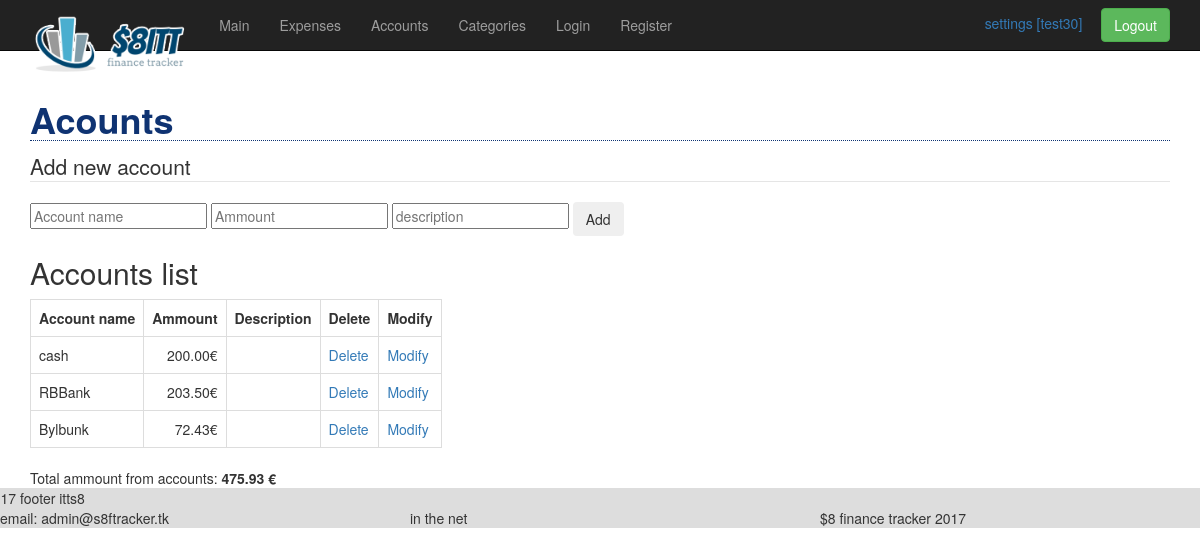
The page /view/accounts.php (signed in) on the database as committed earlier.
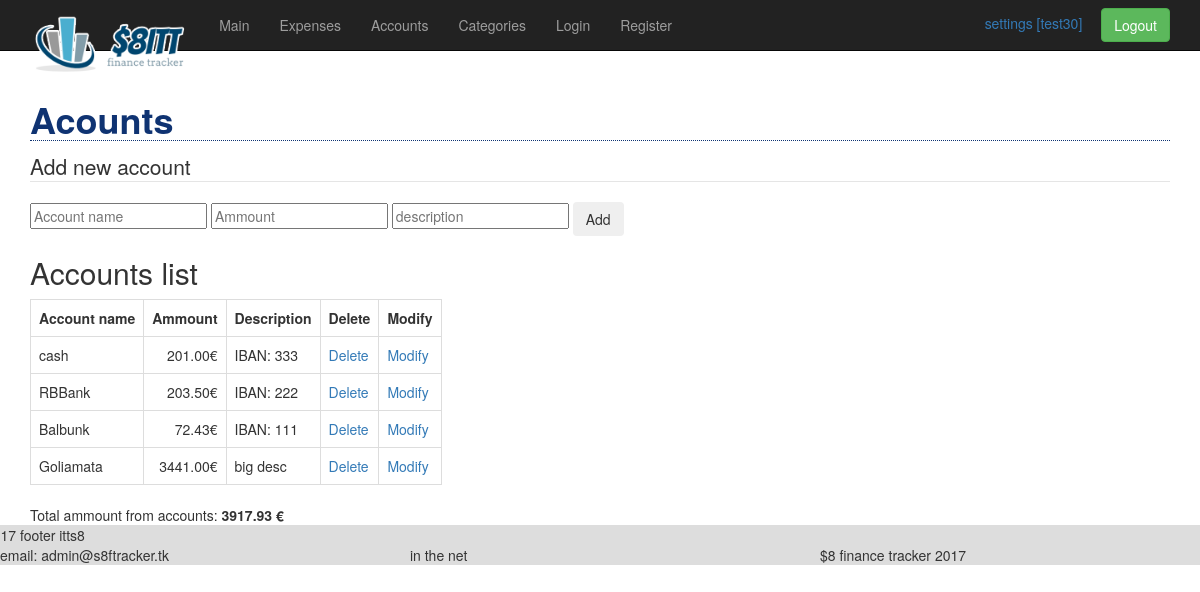
The same page on the database as committed later.
### tables this page shows
CREATE TABLE `accounts` (
  `account_id` int(11) NOT NULL AUTO_INCREMENT,
  `account_name` varchar(45) NOT NULL,
  `ammount` double NOT NULL,
  `owner_id` int(11) NOT NULL,
  `currency` varchar(3) NOT NULL,
  `account_desc` varchar(45) NOT NULL DEFAULT 'IBAN:',
  PRIMARY KEY (`account_id`),
  KEY `fk_owner_id_idx` (`owner_id`),
  CONSTRAINT `fk_owner_id` FOREIGN KEY (`owner_id`) REFERENCES `users` (`user_id`) ON DELETE NO ACTION ON UPDATE NO ACTION
);

### model/DBManager.php (called while the page is built, shortened)
<?php
class DBManager
{
    private static $instance;
    private $pdo;
    private function __construct(){
        try{
            $this->pdo = new \PDO("mysql:host=".self::DB_IP.";dbname=".self::DB_NAME, self::DB_USER, self::DB_PASS);
            $this->pdo->setAttribute(\PDO::ATTR_ERRMODE, \PDO::ERRMODE_EXCEPTION);
            $this->pdo->query("USE " . self::DB_NAME);
        }
        catch (\PDOException $e){
            echo "PDO Problem. ERR: " . $e->getMessage();
        }
    }
    public static function getInstance(){
        if(self::$instance === null){
            self::$instance = new DBManager();
        }
        return self::$instance;
    }
    public function getConnection(){
        return $this->pdo;
    }
}

### model/dao/AccountDao.php (called while the page is built, shortened)
<?php
class AccountDao
{
    private static $instance;
    private $pdo;
    private function __construct()    {
        $this->pdo = DBManager::getInstance()->getConnection();
    }
    public static function getAInstance(){
        if(self::$instance === null){
            self::$instance = new AccountDao();
        }
        return self::$instance;
    }
    public function getUserAcountsList(Accounts $a) {
        try {
            $stm = $this->pdo->prepare(self::GET_USER_ACCOUNTS);
            $stm->execute(array($a->getOwnerId()));
            $result = $stm->fetchAll(\PDO::FETCH_ASSOC);
            return $result;
        }
        catch (\PDOException $e) {
            echo "Err accounts list: " . $e->getMessage();
        }
    }
    public  function getUserTotalAmmount(Accounts $a){
            try {
                $stm = $this->pdo->prepare(self::SELECT_USER_SUM_AMMOUNT);
                $stm->execute(array($a->getOwnerId()));
                $result = $stm->fetch(\PDO::FETCH_ASSOC);
                return $result;
            }
            catch (\PDOException $e) {
                echo "Err accounts list: " . $e->getMessage();
            }
        }
}

### model/Accounts.php (called while the page is built, shortened)
<?php
class Accounts
{
    private $owner_id;
      public function __construct($owner_id){
        $this->owner_id = $owner_id;
    }
    public function getOwnerId()
    {
        return $this->owner_id;
    }
}

### controller/get_user_account_list.php (the view, shortened to what this page needs)
<?php
$owner_id = $_SESSION['user_id'];
include_once "../model/dao/AccountDao.php";
include_once "../model/Accounts.php";
require_once "../model/DBManager.php";
$oi = new Accounts($owner_id);
?>
<h2>Accounts list</h2>
<table class="table table-bordered table_list table-hover" id="whole_table" cellspacing="2" cellpadding="0">
    <tr class="bg_h">
        <th>Account name</th>
        <th>Ammount</th>
        <th>Description</th>
        <th>Delete</th>
        <th>Modify</th>
    </tr>
<?php
    $result = AccountDao::getAInstance()->getUserAcountsList($oi);
    foreach ($result as $row) {
        ?>
        <tr class="">
        <td><?php echo $row['account_name']; ?></td>
        <td class="text-right"><?php echo $row['ammount']; ?>&euro;</td>
        <td><?php echo $row['account_desc']; ?></td>
        <td><a href="#" class="delete_m" onclick="delete_account(<?php echo $row['account_id']; ?>)">Delete</a></td>
        <td data-toggle="modal" data-target="#modal-default"><a href="#" class="delete_m" onclick="ajaxRow('modala', '<?= $row['account_id']; ?>')">Modify</a></td>
        </tr>
<?php
}
?>
</table>
<div id="user-total">
    Total ammount from accounts: <strong><?php include "get_user_account_totals_ammount.php"?> &euro;</strong>
</div>

### view/accounts.php (shortened to what this page needs)
<!doctype html>
<html lang="en">
<head>
    <?php include_once "head.inc.php"; ?>
</head>
<body>
<?php include "header.php" ?>
<div id="container" class="container">
    <div>
        <h1>Acounts</h1>
    </div>
    <div>
        <fieldset class="field_container profile-field">
            <legend> Add new account </legend>
            <form class="form-inline">
                <input class="form-text" type="text" id="account_name" placeholder="Account name" required>
                <input class="form-text" type="number" id="ammount" placeholder="Ammount" required>
                <input class="form-text" type="text" id="account_desc" placeholder="description">
                <input type="button" class="btn btn-outline-secondary frm_button" value="Add" onclick="add_new_account()">
            </form>
        </fieldset>
    </div>
    <div id="list_container">
        <?php include "../controller/get_user_account_list.php" ?>
    </div>
</div>
<?php include 'footer.php' ?>
</body>
</html>

### view/head.inc.php (shortened to what this page needs)
<link rel="stylesheet" href="css/bootstrap3.css">
<link rel="stylesheet" href="css/style.css">

### view/header.php (shortened to what this page needs)
<nav class="navbar navbar-inverse navbar-fixed-top">
    <div class="container">
        <div class="navbar-header">
            <a class="navbar-brand" href="index.php"><img height="60px" width="auto" src="images/s8itt-logo.png" alt=""></a>
        </div>
        <div id="navbar" class="navbar-collapse collapse">
            <ul class="nav navbar-nav">
                <li><a href="main.php">Main</a></li>
                <li><a href="expenses.php">Expenses</a></li>
                <li><a href="accounts.php">Accounts</a></li>
                <li><a href="categories.php">Categories</a></li>
                <li><a href="login.php">Login</a></li>
                <li><a href="register.php">Register</a></li>
            </ul>
            <div class="navbar-right">
            <?php
            if(!empty($_SESSION['user_id'])) {
                $name = $_SESSION['user_name'];
                echo "<a href=\"profile.php\">settings [$name]</a>" ?>
                <form class="navbar-form" action="../controller/logout.php" method="post">
                    <input class="btn btn-success" type="submit" name="logout" value="Logout">
                </form>
            <?php  }  ?>
            </div>
        </div>
    </div>
</nav>

### controller/get_user_account_totals_ammount.php (shortened to what this page needs)
<?php
$owner_id = $_SESSION['user_id'];
$oi = new Accounts($owner_id);
$result = AccountDao::getAInstance()->getUserTotalAmmount($oi);
echo $result['total'];

### view/footer.php (shortened to what this page needs)
<div id="footer" class="footer-bg row">
    <div>2017 footer itts8</div>
    <div class="col-md-4">email: admin@s8ftracker.tk</div>
    <div class="col-md-4">in the net</div>
    <div class="col-md-4">$8 finance tracker 2017</div>
</div>

### view/css/style.css (style rules this page uses)
h1 { color: #0f3372; font-weight: 600; border-bottom: dotted 1px #0f3372; }
nav form { display: inline-block }
#container { margin-top: 30px; }
.footer-bg { background: #dddddd; }
#list_container { float: left; }

Rows that differ between the two databases and show on the page:
changed accounts "cash": ammount "200.00" → "201.00"; account_desc (not shown) → "IBAN: 333"
changed accounts "RBBank": account_desc (not shown) → "IBAN: 222"
changed accounts: account_name "Bylbunk" → "Balbunk"; account_desc (not shown) → "IBAN: 111"
added accounts: account_name "Goliamata", ammount "3441.00", account_desc "big desc"
Other text that changed with them:
$result['total']: "475.93" → "3917.93"
